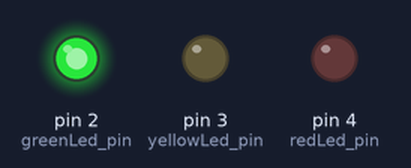
The sketch below on a simulated Arduino Uno, built with avr-gcc and run on an emulated ATmega328P. Parts: output pins drawn as LEDs (lit = HIGH).

Above: at 1.5 s.
At 3.5 s:
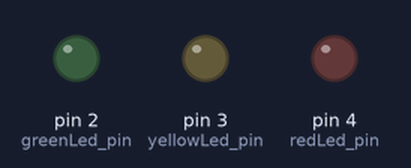
At 4.5 s:
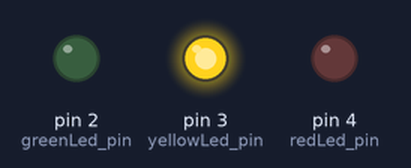
At 7.5 s:
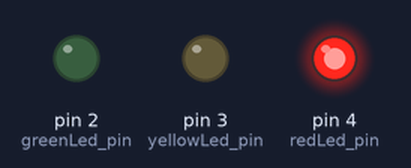
Timing chart, 0 to 13.0 s (numbered marks = the images above):
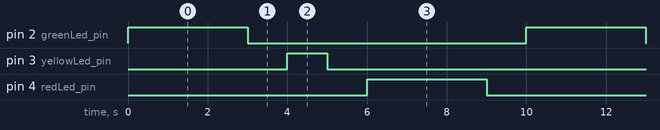

The sketch:

07_Arduino_Semaforo.ino
```cpp
const int redLed_pin = 4;
const int yellowLed_pin = 3;
const int greenLed_pin = 2;

void setup()
{
  pinMode(redLed_pin, OUTPUT);
  pinMode(yellowLed_pin, OUTPUT);
  pinMode(greenLed_pin, OUTPUT);
}

void loop()
{

  digitalWrite(greenLed_pin, HIGH);
  delay(3000);
  digitalWrite(greenLed_pin, LOW);
  delay(1000);

  digitalWrite(yellowLed_pin, HIGH);
  delay(1000);
  digitalWrite(yellowLed_pin, LOW);
  delay(1000);

  digitalWrite(redLed_pin, HIGH);
  delay(3000);
  digitalWrite(redLed_pin, LOW);
  delay(1000);
}
```

Measured:
- by itself, pin 2 (greenLed_pin), pin 4 (redLed_pin): alternates HIGH for 3.0 s and LOW for 7.0 s
- by itself, pin 3 (yellowLed_pin): alternates HIGH for 1.0 s and LOW for 9.0 s
- by itself, everything shown: repeats every 10.0 s, in 6 steps
